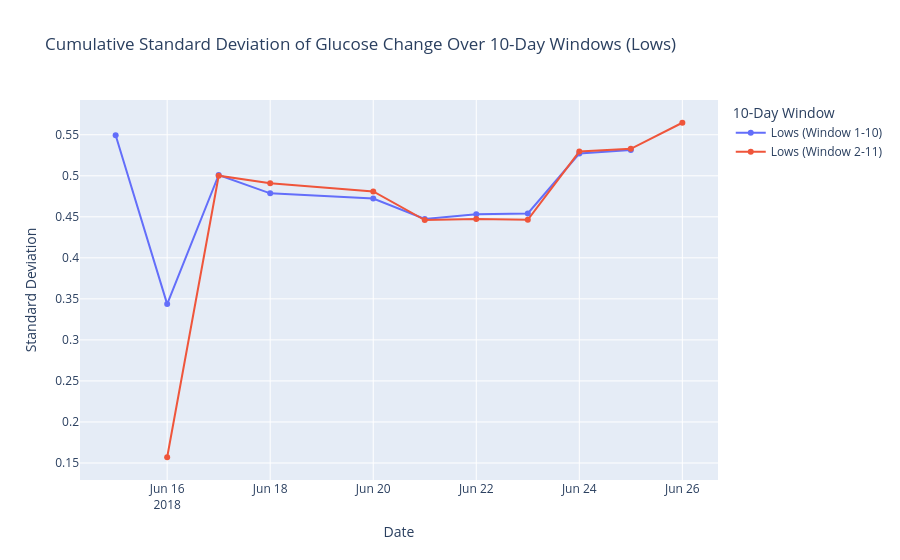

Write notebook code for a chart like this one.
### Code cell
def plot_std_by_inner_window(filtered_data, label):
    filtered_data['Date'] = pd.to_datetime(filtered_data['Timestamp']).dt.date
    unique_days = sorted(filtered_data['Date'].unique())
    
    fig = go.Figure()

    for start_day in range(len(unique_days) - 9):
        dates = []
        std = []
        current_window = unique_days[start_day:start_day + 10]
        cumulative_filtered_data = filtered_data[filtered_data['Date'] >= unique_days[start_day]]
        
        for current_date in current_window:
            cumulative_data = cumulative_filtered_data[cumulative_filtered_data['Date'] <= current_date]['GlucoseChange']
            std.append(cumulative_data.std() if len(cumulative_data) > 1 else 0)
            dates.append(current_date)
        
        fig.add_trace(go.Scatter(
            x=dates,
            y=std,
            mode='lines+markers',
            name=f"{label} (Window {start_day+1}-{start_day+10})"
        ))

    fig.update_layout(
        title=f'Cumulative Standard Deviation of Glucose Change Over 10-Day Windows ({label})',
        xaxis_title='Date',
        yaxis_title='Standard Deviation',
        legend_title='10-Day Window',
        hovermode='x unified'
    )

    fig.show()

plot_std_by_inner_window(actgluco_low, label='Lows')

### Figure 1 — Plotly figure (JSON) as saved in the notebook; plotly's stock layout.template omitted (floating-point values rounded to 4 significant figures)
{"data": [{"mode": "lines+markers", "name": "Lows (Window 1-10)", "type": "scatter", "x": ["2018-06-15", "2018-06-16", "2018-06-17", "2018-06-18", "2018-06-20", "2018-06-21", "2018-06-22", "2018-06-23", "2018-06-24", "2018-06-25"], "y": [0.5494, 0.3436, 0.501, 0.4786, 0.4723, 0.4475, 0.4532, 0.4541, 0.5272, 0.5313]}, {"mode": "lines+markers", "name": "Lows (Window 2-11)", "type": "scatter", "x": ["2018-06-16", "2018-06-17", "2018-06-18", "2018-06-20", "2018-06-21", "2018-06-22", "2018-06-23", "2018-06-24", "2018-06-25", "2018-06-26"], "y": [0.157, 0.5001, 0.491, 0.4809, 0.446, 0.4473, 0.4464, 0.5296, 0.5329, 0.5646]}], "layout": {"hovermode": "x unified", "legend": {"title": {"text": "10-Day Window"}}, "title": {"text": "Cumulative Standard Deviation of Glucose Change Over 10-Day Windows (Lows)"}, "xaxis": {"title": {"text": "Date"}}, "yaxis": {"title": {"text": "Standard Deviation"}}}}
